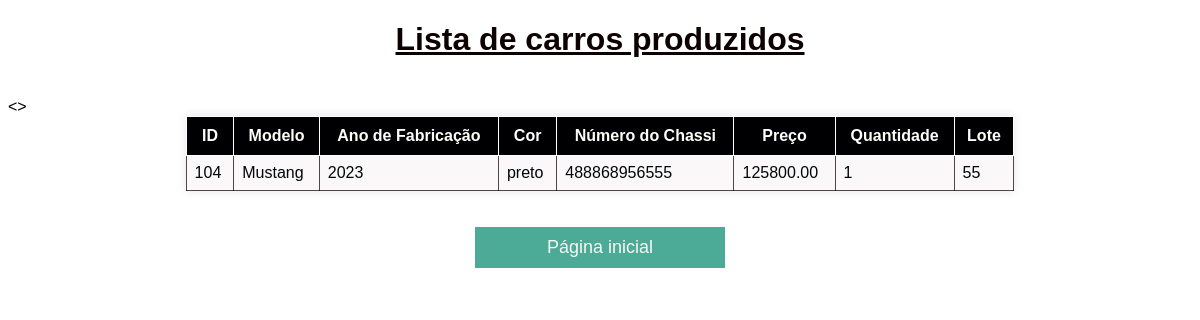
The app's page /pages/carrolst.php with its own data.
### tables this page shows
CREATE TABLE `carro` (
  `id_carro` int(11) NOT NULL,
  `modelo_carro` varchar(255) DEFAULT NULL,
  `ano_fabricacao_carro` int(4) DEFAULT NULL,
  `cor_carro` varchar(255) DEFAULT NULL,
  `numero_chassi_carro` varchar(255) DEFAULT NULL,
  `preco_carro` decimal(10,2) DEFAULT NULL,
  `quantidade_carro` int(11) NOT NULL DEFAULT 1,
  `lote_carro` int(11) DEFAULT NULL
);

### pages/carrolst.php (the view, shortened to what this page needs)
<?php
include 'conexao.php';
if ($pdo) {
    $stmt = $pdo->query("SELECT * FROM carro");
    if ($stmt) {
        $carros = $stmt->fetchAll(PDO::FETCH_ASSOC);
    } else {
        echo "Erro ao executar a consulta.";
    }
} else {
    echo "Erro ao conectar ao banco de dados.";
}
?>
<!DOCTYPE html>
<html lang="en">
<head>
    <link rel="stylesheet" href="../css/carrolst.css">
</head>
<body>
    <div class="container">
        <h1>Lista de carros produzidos</h1>
        <br>
        <table>
            <thead>
                <tr>
                    <th style="text-align: center;">ID</th>
                    <th style="text-align: center;">Modelo</th>
                    <th style="text-align: center;">Ano de Fabricação</th>
                    <th style="text-align: center;">Cor</th>
                    <th style="text-align: center;">Número do Chassi</th>
                    <th style="text-align: center;">Preço</th>
                    <th style="text-align: center;">Quantidade</th>
                    <th style="text-align: center;">Lote</th>
                </tr>
            </thead>
            <tbody>
                <?php foreach ($carros as $carro) : ?>
                        <td><?php echo $carro['id_carro']; ?></td>
                        <td><?php echo $carro['modelo_carro']; ?></td>
                        <td><?php echo $carro['ano_fabricacao_carro']; ?></td>
                        <td><?php echo $carro['cor_carro']; ?></td>
                        <td><?php echo $carro['numero_chassi_carro']; ?></td>
                        <td><?php echo $carro['preco_carro']; ?></td>
                        <td><?php echo $carro['quantidade_carro']; ?></td>
                        <td><?php echo $carro['lote_carro']; ?></td>
                <?php endforeach; ?>
            </tbody>
        </table>
        <br><br>
    </div>
</body>
        <div class="btn-container">
                 <a href="carro.php" class="btn">Página inicial</a>
        </div>
        <br><br>
</html>

### css/carrolst.css (style rules this page uses)
body { font-family: Arial, sans-serif; background-image: url('../imgs/8.jpg'); background-size: cover; background-position: center; background-repeat: no-repeat; }
h1 { text-align: center; color: #0c0000; text-decoration: underline; }
table { width: 70%; border-collapse: collapse; margin: 0 auto; background-color: #faf8f8e8; color: #010608; box-shadow: 0 0 10px rgba(0, 0, 0, 0.1); }
td { border: 1px solid #0f0303b9; padding: 8px; text-align: left; }
th { background-color: #000002; color: #fffcfc; padding: 10px; text-align: center; border: 1px #fff solid; }
.btn-container { text-align: center; }
.btn { color: #faf6f6; background-color: #038a6db6; width: 230px; text-decoration: none; font-size: 18px; padding: 10px; display: inline-block; margin: 0 10px; }

### records on screen
carro: id_carro "104", modelo_carro "Mustang", ano_fabricacao_carro "2023", cor_carro "preto", numero_chassi_carro "488868956555", preco_carro "125800.00", quantidade_carro "1", lote_carro "55"
